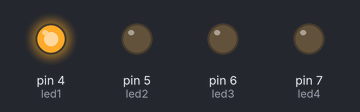
The sketch below on a simulated Arduino Uno, built with avr-gcc and run on an emulated ATmega328P. On the bench: output pins drawn as LEDs (lit = HIGH).

Above: at 0.5 s.
At 2.5 s:
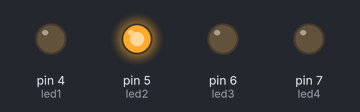
At 4.5 s:
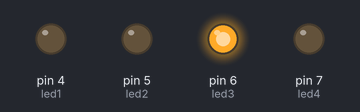
At 6.5 s:
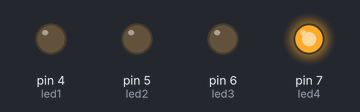
At 9.5 s:
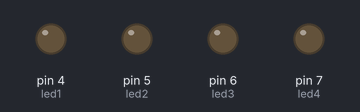
Timing chart, 0 to 10.4 s (numbered marks = the images above):
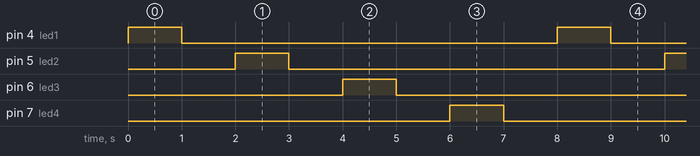

The sketch:

sheet1-2.ino
```cpp
int led1=4;
int led2=5;
int led3=6;
int led4=7;

int ledOn=1000;
int ledOff=1000;

void setup() {
  pinMode(led1,OUTPUT);
  pinMode(led2,OUTPUT);
  pinMode(led3,OUTPUT);
  pinMode(led4,OUTPUT);

 }

void loop() {
  digitalWrite (led1,HIGH);
  delay(ledOn);
  digitalWrite(led1,LOW);
  delay(ledOff);
  digitalWrite (led2,HIGH);
  delay(ledOn);
  digitalWrite(led2,LOW);
  delay(ledOff);
  digitalWrite(led3,HIGH);
  delay(ledOn);
  digitalWrite(led3,LOW);
  delay(ledOff);
  digitalWrite(led4,HIGH);
  delay(ledOn);
  digitalWrite(led4,LOW);
  delay(ledOff);


}
```

Measured:
- by itself, pin 4 (led1), pin 5 (led2), pin 6 (led3), pin 7 (led4): alternates HIGH for 1.0 s and LOW for 7.0 s
- by itself, everything shown: repeats every 8.0 s, in 8 steps
